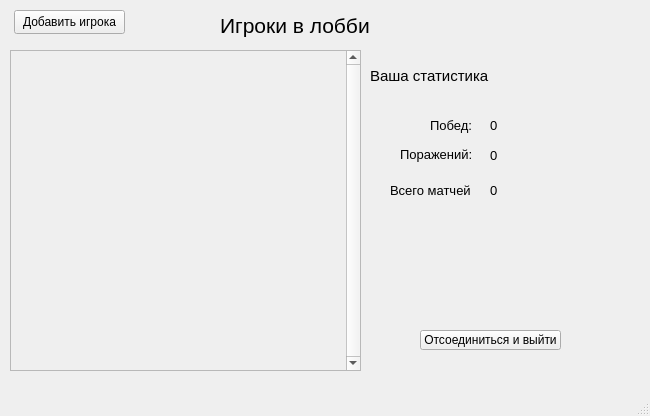
<?xml version="1.0" encoding="UTF-8"?>
<ui version="4.0">
 <class>MainWindow</class>
 <widget class="QMainWindow" name="MainWindow">
  <property name="geometry">
   <rect>
    <x>0</x>
    <y>0</y>
    <width>650</width>
    <height>416</height>
   </rect>
  </property>
  <property name="minimumSize">
   <size>
    <width>650</width>
    <height>416</height>
   </size>
  </property>
  <property name="maximumSize">
   <size>
    <width>650</width>
    <height>416</height>
   </size>
  </property>
  <property name="windowTitle">
   <string>MainWindow</string>
  </property>
  <widget class="QWidget" name="centralwidget">
   <widget class="QStackedWidget" name="stackedWidget">
    <property name="geometry">
     <rect>
      <x>0</x>
      <y>0</y>
      <width>651</width>
      <height>391</height>
     </rect>
    </property>
    <property name="contextMenuPolicy">
     <enum>Qt::ContextMenuPolicy::DefaultContextMenu</enum>
    </property>
    <property name="currentIndex">
     <number>3</number>
    </property>
    <widget class="QWidget" name="Menu_pg">
     <widget class="QLabel" name="Name">
      <property name="geometry">
       <rect>
        <x>260</x>
        <y>20</y>
        <width>111</width>
        <height>20</height>
       </rect>
      </property>
      <property name="font">
       <font>
        <family>Terminal</family>
        <pointsize>18</pointsize>
        <italic>false</italic>
        <bold>true</bold>
       </font>
      </property>
      <property name="text">
       <string>Sea Raider</string>
      </property>
     </widget>
     <widget class="QPushButton" name="start_button">
      <property name="geometry">
       <rect>
        <x>250</x>
        <y>120</y>
        <width>131</width>
        <height>41</height>
       </rect>
      </property>
      <property name="font">
       <font>
        <pointsize>12</pointsize>
       </font>
      </property>
      <property name="text">
       <string>Начать игру</string>
      </property>
     </widget>
     <widget class="QPushButton" name="Exit_button">
      <property name="geometry">
       <rect>
        <x>270</x>
        <y>190</y>
        <width>91</width>
        <height>31</height>
       </rect>
      </property>
      <property name="text">
       <string>Выйти</string>
      </property>
     </widget>
    </widget>
    <widget class="QWidget" name="Connect_pg">
     <widget class="QLabel" name="Name_c">
      <property name="geometry">
       <rect>
        <x>260</x>
        <y>20</y>
        <width>111</width>
        <height>20</height>
       </rect>
      </property>
      <property name="font">
       <font>
        <family>Terminal</family>
        <pointsize>18</pointsize>
        <italic>false</italic>
        <bold>true</bold>
       </font>
      </property>
      <property name="text">
       <string>Sea Raider</string>
      </property>
     </widget>
     <widget class="QLineEdit" name="Ip_line">
      <property name="geometry">
       <rect>
        <x>240</x>
        <y>140</y>
        <width>161</width>
        <height>21</height>
       </rect>
      </property>
      <property name="font">
       <font>
        <pointsize>14</pointsize>
       </font>
      </property>
      <property name="text">
       <string>127.0.0.1</string>
      </property>
     </widget>
     <widget class="QLineEdit" name="Port_line">
      <property name="geometry">
       <rect>
        <x>240</x>
        <y>200</y>
        <width>161</width>
        <height>21</height>
       </rect>
      </property>
      <property name="font">
       <font>
        <pointsize>14</pointsize>
       </font>
      </property>
      <property name="text">
       <string>55555</string>
      </property>
     </widget>
     <widget class="QLabel" name="IpLab">
      <property name="geometry">
       <rect>
        <x>290</x>
        <y>110</y>
        <width>71</width>
        <height>21</height>
       </rect>
      </property>
      <property name="font">
       <font>
        <pointsize>14</pointsize>
       </font>
      </property>
      <property name="text">
       <string>Ip адрес</string>
      </property>
     </widget>
     <widget class="QLabel" name="PortLab">
      <property name="geometry">
       <rect>
        <x>300</x>
        <y>170</y>
        <width>51</width>
        <height>20</height>
       </rect>
      </property>
      <property name="font">
       <font>
        <pointsize>14</pointsize>
       </font>
      </property>
      <property name="text">
       <string>Порт</string>
      </property>
     </widget>
     <widget class="QPushButton" name="connect_button">
      <property name="geometry">
       <rect>
        <x>244</x>
        <y>250</y>
        <width>151</width>
        <height>24</height>
       </rect>
      </property>
      <property name="text">
       <string>Присоединиться</string>
      </property>
     </widget>
    </widget>
    <widget class="QWidget" name="RegLog_pg">
     <widget class="QLabel" name="Name_rl">
      <property name="geometry">
       <rect>
        <x>260</x>
        <y>20</y>
        <width>111</width>
        <height>20</height>
       </rect>
      </property>
      <property name="font">
       <font>
        <family>Terminal</family>
        <pointsize>18</pointsize>
        <italic>false</italic>
        <bold>true</bold>
       </font>
      </property>
      <property name="text">
       <string>Sea Raider</string>
      </property>
     </widget>
     <widget class="QPushButton" name="Reg_button">
      <property name="geometry">
       <rect>
        <x>210</x>
        <y>130</y>
        <width>211</width>
        <height>31</height>
       </rect>
      </property>
      <property name="font">
       <font>
        <pointsize>10</pointsize>
       </font>
      </property>
      <property name="text">
       <string>Зарегистрироваться</string>
      </property>
     </widget>
     <widget class="QPushButton" name="Log_button">
      <property name="geometry">
       <rect>
        <x>234</x>
        <y>190</y>
        <width>161</width>
        <height>31</height>
       </rect>
      </property>
      <property name="font">
       <font>
        <pointsize>10</pointsize>
       </font>
      </property>
      <property name="text">
       <string>Войти</string>
      </property>
     </widget>
    </widget>
    <widget class="QWidget" name="Lobby_pg">
     <widget class="QLabel" name="PlayersLb">
      <property name="geometry">
       <rect>
        <x>220</x>
        <y>10</y>
        <width>161</width>
        <height>31</height>
       </rect>
      </property>
      <property name="font">
       <font>
        <pointsize>16</pointsize>
       </font>
      </property>
      <property name="text">
       <string>Игроки в лобби</string>
      </property>
     </widget>
     <widget class="QPushButton" name="Quit_button">
      <property name="geometry">
       <rect>
        <x>420</x>
        <y>330</y>
        <width>141</width>
        <height>20</height>
       </rect>
      </property>
      <property name="text">
       <string>Отсоединиться и выйти</string>
      </property>
     </widget>
     <widget class="QScrollArea" name="scrollArea">
      <property name="geometry">
       <rect>
        <x>10</x>
        <y>50</y>
        <width>351</width>
        <height>321</height>
       </rect>
      </property>
      <property name="verticalScrollBarPolicy">
       <enum>Qt::ScrollBarPolicy::ScrollBarAlwaysOn</enum>
      </property>
      <property name="widgetResizable">
       <bool>true</bool>
      </property>
      <widget class="QWidget" name="WidgetContents">
       <property name="geometry">
        <rect>
         <x>0</x>
         <y>0</y>
         <width>332</width>
         <height>319</height>
        </rect>
       </property>
       <property name="sizePolicy">
        <sizepolicy hsizetype="Expanding" vsizetype="Expanding">
         <horstretch>0</horstretch>
         <verstretch>0</verstretch>
        </sizepolicy>
       </property>
       <property name="layoutDirection">
        <enum>Qt::LayoutDirection::LeftToRight</enum>
       </property>
      </widget>
     </widget>
     <widget class="QPushButton" name="Add_button">
      <property name="geometry">
       <rect>
        <x>14</x>
        <y>10</y>
        <width>111</width>
        <height>24</height>
       </rect>
      </property>
      <property name="text">
       <string>Добавить игрока</string>
      </property>
      <property name="checkable">
       <bool>false</bool>
      </property>
     </widget>
     <widget class="QLabel" name="YourLb">
      <property name="geometry">
       <rect>
        <x>370</x>
        <y>60</y>
        <width>121</width>
        <height>31</height>
       </rect>
      </property>
      <property name="font">
       <font>
        <pointsize>11</pointsize>
       </font>
      </property>
      <property name="text">
       <string>Ваша статистика</string>
      </property>
     </widget>
     <widget class="QLabel" name="UserLb">
      <property name="geometry">
       <rect>
        <x>490</x>
        <y>60</y>
        <width>131</width>
        <height>31</height>
       </rect>
      </property>
      <property name="font">
       <font>
        <pointsize>11</pointsize>
       </font>
      </property>
      <property name="text">
       <string/>
      </property>
     </widget>
     <widget class="QLabel" name="WinLb">
      <property name="geometry">
       <rect>
        <x>430</x>
        <y>110</y>
        <width>51</width>
        <height>31</height>
       </rect>
      </property>
      <property name="font">
       <font>
        <pointsize>10</pointsize>
       </font>
      </property>
      <property name="text">
       <string>Побед:</string>
      </property>
     </widget>
     <widget class="QLabel" name="WinLb2">
      <property name="geometry">
       <rect>
        <x>490</x>
        <y>110</y>
        <width>71</width>
        <height>31</height>
       </rect>
      </property>
      <property name="font">
       <font>
        <pointsize>10</pointsize>
       </font>
      </property>
      <property name="text">
       <string>0</string>
      </property>
     </widget>
     <widget class="QLabel" name="LoseLb">
      <property name="geometry">
       <rect>
        <x>400</x>
        <y>139</y>
        <width>81</width>
        <height>31</height>
       </rect>
      </property>
      <property name="font">
       <font>
        <pointsize>10</pointsize>
       </font>
      </property>
      <property name="text">
       <string>Поражений:</string>
      </property>
     </widget>
     <widget class="QLabel" name="LoseLb2">
      <property name="geometry">
       <rect>
        <x>490</x>
        <y>135</y>
        <width>61</width>
        <height>41</height>
       </rect>
      </property>
      <property name="font">
       <font>
        <pointsize>10</pointsize>
       </font>
      </property>
      <property name="text">
       <string>0</string>
      </property>
     </widget>
     <widget class="QLabel" name="MatchLb">
      <property name="geometry">
       <rect>
        <x>390</x>
        <y>175</y>
        <width>81</width>
        <height>31</height>
       </rect>
      </property>
      <property name="font">
       <font>
        <pointsize>10</pointsize>
       </font>
      </property>
      <property name="text">
       <string>Всего матчей:</string>
      </property>
     </widget>
     <widget class="QLabel" name="MatchLb_2">
      <property name="geometry">
       <rect>
        <x>490</x>
        <y>170</y>
        <width>49</width>
        <height>41</height>
       </rect>
      </property>
      <property name="font">
       <font>
        <pointsize>10</pointsize>
       </font>
      </property>
      <property name="text">
       <string>0</string>
      </property>
     </widget>
    </widget>
    <widget class="QWidget" name="Select_pg"/>
    <widget class="QWidget" name="Game_pg">
     <widget class="Line" name="centralLine">
      <property name="geometry">
       <rect>
        <x>310</x>
        <y>0</y>
        <width>16</width>
        <height>381</height>
       </rect>
      </property>
      <property name="orientation">
       <enum>Qt::Orientation::Vertical</enum>
      </property>
     </widget>
    </widget>
   </widget>
  </widget>
  <widget class="QMenuBar" name="menubar">
   <property name="geometry">
    <rect>
     <x>0</x>
     <y>0</y>
     <width>650</width>
     <height>22</height>
    </rect>
   </property>
  </widget>
  <widget class="QStatusBar" name="statusbar"/>
 </widget>
 <tabstops>
  <tabstop>Exit_button</tabstop>
  <tabstop>Ip_line</tabstop>
  <tabstop>Port_line</tabstop>
  <tabstop>Reg_button</tabstop>
  <tabstop>Log_button</tabstop>
  <tabstop>Quit_button</tabstop>
  <tabstop>start_button</tabstop>
  <tabstop>scrollArea</tabstop>
  <tabstop>Add_button</tabstop>
 </tabstops>
 <resources/>
 <connections/>
</ui>
